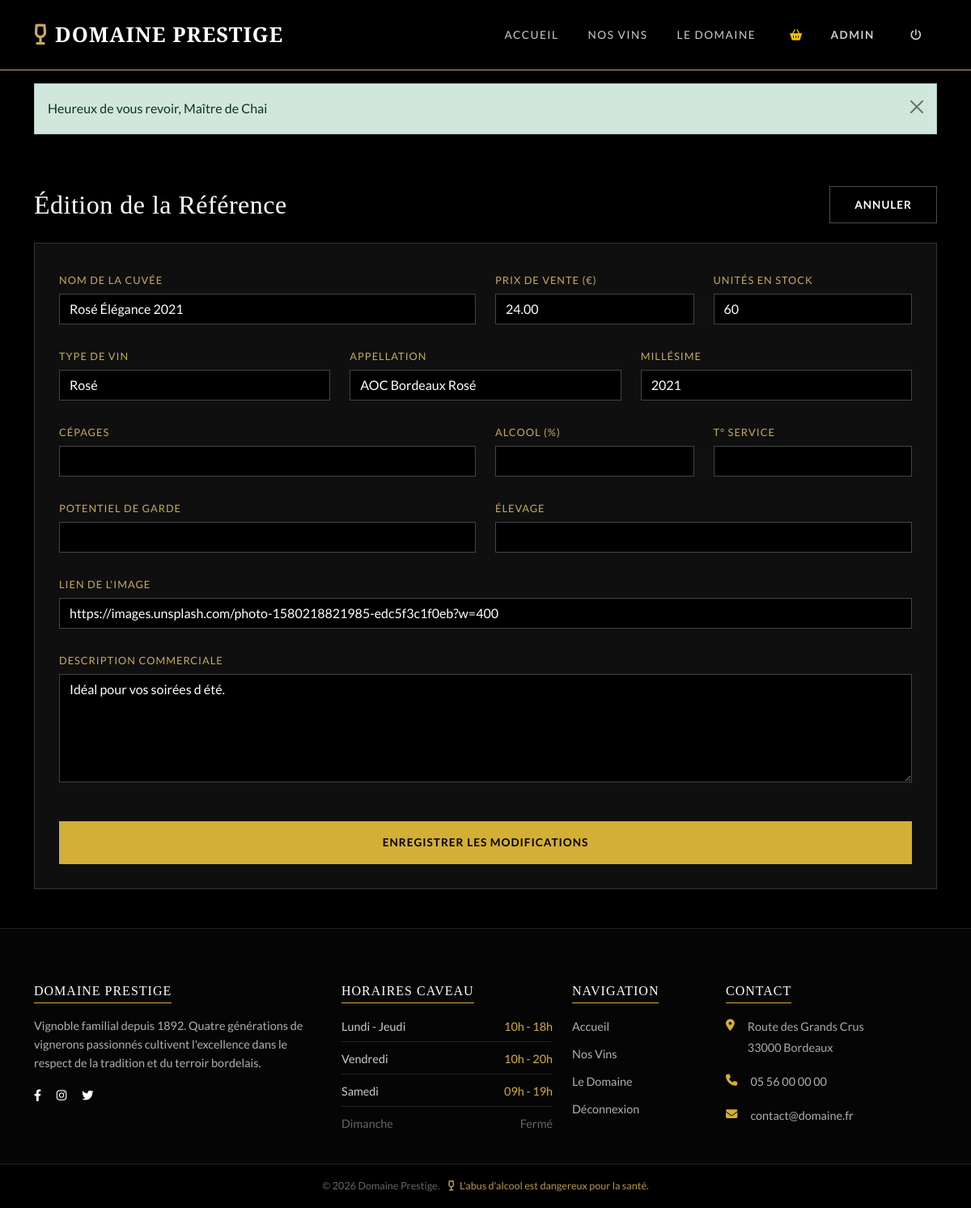
The page /admin/edit_item.php?id=3 (signed in) on the database its author committed.
### tables this page shows
CREATE TABLE stock (
    id INT PRIMARY KEY AUTO_INCREMENT,
    id_item INT NOT NULL,
    quantite_stock INT NOT NULL DEFAULT 0,
    seuil_alerte INT DEFAULT 5,
    FOREIGN KEY (id_item) REFERENCES items(id) ON DELETE CASCADE
);

CREATE TABLE items (
    id INT PRIMARY KEY AUTO_INCREMENT,
    nom VARCHAR(255) NOT NULL,
    description TEXT,
    prix DECIMAL(10,2) NOT NULL,
    image VARCHAR(500),
    type_vin ENUM('Rouge', 'Blanc', 'Rosé', 'Champagne') DEFAULT 'Rouge',
    appellation VARCHAR(255),
    millesime INT,
    cepage VARCHAR(255),
    degre_alcool VARCHAR(10),
    garde VARCHAR(100),
    temperature_service VARCHAR(50),
    disponible BOOLEAN DEFAULT TRUE,
    nouveaute BOOLEAN DEFAULT FALSE,
    date_publication TIMESTAMP DEFAULT CURRENT_TIMESTAMP
);

### admin/edit_item.php (the view, shortened to what this page needs)
<?php
require_once '../config/db.php';
require_once '../includes/functions.php';
$id = isset($_GET['id']) ? (int)$_GET['id'] : 0;
$stmt = $pdo->prepare("SELECT i.*, s.quantite_stock FROM items i LEFT JOIN stock s ON i.id = s.id_item WHERE i.id = ?");
$stmt->execute([$id]);
$item = $stmt->fetch();
require_once '../includes/header.php';
?>
<div class="container py-5">
    <div class="d-flex justify-content-between align-items-center mb-4">
        <h2 class="font-serif m-0">Édition de la Référence</h2>
        <a href="items.php" class="btn btn-outline-light btn-sm">Annuler</a>
    </div>
    <div class="edit-container">
        <form method="POST" class="row g-4">
            <div class="col-md-6">
                <label>Nom de la Cuvée</label>
                <input type="text" name="nom" class="form-control" value="<?= e($item['nom']) ?>" required>
            </div>
            <div class="col-md-3">
                <label>Prix de vente (€)</label>
                <input type="number" step="0.01" name="prix" class="form-control" value="<?= e($item['prix']) ?>" required>
            </div>
            <div class="col-md-3">
                <label>Unités en Stock</label>
                <input type="number" name="quantite" class="form-control" value="<?= e($item['quantite_stock']) ?>" required>
            </div>
            <div class="col-md-4">
                <label>Type de Vin</label>
                <select name="type_vin" class="form-select">
                    <option value="Rosé" <?= $item['type_vin'] == 'Rosé' ? 'selected' : '' ?>>Rosé</option>
                </select>
            </div>
            <div class="col-md-4">
                <label>Appellation</label>
                <input type="text" name="appellation" class="form-control" value="<?= e($item['appellation']) ?>">
            </div>
            <div class="col-md-4">
                <label>Millésime</label>
                <input type="number" name="millesime" class="form-control" value="<?= e($item['millesime']) ?>">
            </div>
            <div class="col-md-6">
                <label>Cépages</label>
                <input type="text" name="cepage" class="form-control" value="<?= e($item['cepage']) ?>">
            </div>
            <div class="col-md-3">
                <label>Alcool (%)</label>
                <input type="text" name="degre_alcool" class="form-control" value="<?= e($item['degre_alcool']) ?>">
            </div>
            <div class="col-md-3">
                <label>T° Service</label>
                <input type="text" name="temperature_service" class="form-control" value="<?= e($item['temperature_service']) ?>">
            </div>
            <div class="col-md-6">
                <label>Potentiel de Garde</label>
                <input type="text" name="garde" class="form-control" value="<?= e($item['garde']) ?>">
            </div>
            <div class="col-md-6">
                <label>Élevage</label>
                <input type="text" name="elevage" class="form-control" value="<?= e($item['elevage']) ?>">
            </div>
            <div class="col-12">
                <label>Lien de l'Image</label>
                <input type="text" name="image" class="form-control" value="<?= e($item['image']) ?>">
            </div>
            <div class="col-12">
                <label>Description Commerciale</label>
                <textarea name="description" class="form-control" rows="5"><?= e($item['description']) ?></textarea>
            </div>
            <div class="col-12 mt-5">
                <button type="submit" name="update" class="btn btn-gold w-100 py-3 fw-bold">Enregistrer les modifications</button>
            </div>
        </form>
    </div>
</div>
<?php require_once '../includes/footer.php'; ?>

### assets/css/style.css (style rules this page uses)
:root { --gold: #d4af37; --gold-light: #f3cf55; --gold-dark: #b8964e; --burgundy: #722f37; --black: #050505; --charcoal: #121212; --grey-dark: #1e1e1e; --grey-mid: #aaaaaa; --white: #ffffff; --cream: #f9f9f9; --transition: all 0.3s ease; }
* { margin: 0; padding: 0; box-sizing: border-box; }
body { background-color: var(--black); color: #e0e0e0; font-family: 'Lato', sans-serif; font-size: 16px; line-height: 1.8; overflow-x: hidden; }
h1, h2, h3, h4, h5, h6, .font-serif { font-family: 'Cormorant Garamond', serif; color: var(--white); letter-spacing: 0.5px; }
a { text-decoration: none; transition: var(--transition); }
.btn { border-radius: 0; text-transform: uppercase; letter-spacing: 1px; font-size: 0.85rem; padding: 12px 30px; font-weight: 700; border: none; }
.btn-gold { background-color: var(--gold); color: #000 !important; }
.btn-outline-light { border: 1px solid rgba(255,255,255,0.3); color: #fff; }

### admin/edit_item.php (style rules this page uses)
.edit-container { background: #0f0f0f; border: 1px solid #333; padding: 30px; color: #fff; }
.form-control, .form-select { background: #000 !important; border: 1px solid #444 !important; color: #fff !important; border-radius: 0; }
label { color: #c9a961; text-transform: uppercase; font-size: 0.8rem; letter-spacing: 1px; margin-bottom: 5px; }

### rows shown on the page
stock: nom "Rosé Élégance 2021", prix "24.00", quantite "60", appellation "AOC Bordeaux Rosé", millesime "2021", image "https://images.unsplash.com/photo-1580218821985-edc5f3c1f0eb?w=400", description "Idéal pour vos soirées d été."
items: type_vin "Rosé"

### other values the page prints
$flash['message'] "Heureux de vous revoir, Maître de Chai"
